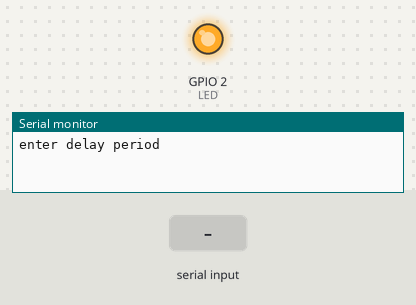
The program below on a simulated ESP32. On the bench: output pins drawn as LEDs (lit = HIGH), the last lines printed to the serial monitor. Dashed ring = blinking. The inputs (shaded band) are chosen by the test bench.

Above: at 1.2 s.
1.3 s: "5\n" received over Serial
At 2.2 s:
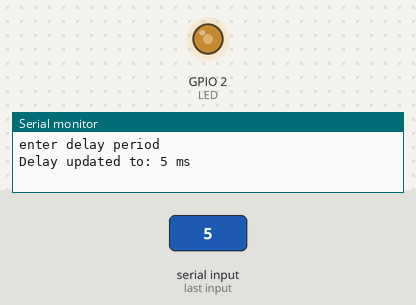
3.0 s: "90,45\n" received over Serial
At 3.31 s:
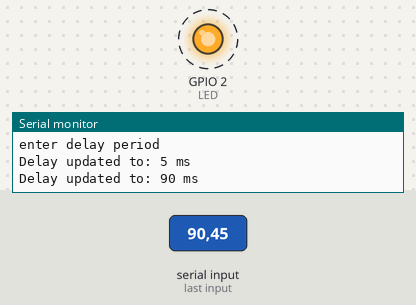
Timing chart, 0 to 12.0 s (numbered marks = the images above; inputs shaded):
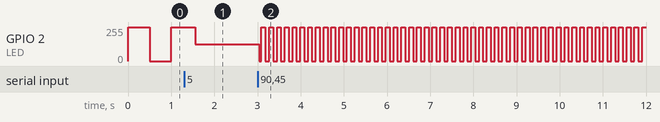

Measured:
- after the input at 3.0 s, GPIO 2 (LED): alternates 255/255 for 0.09 s and 0/255 for 0.09 s, starting at once

The program:

main.cpp
```cpp
#include <Arduino.h>

#if CONFIG_FREERTOS_UNICPRE
 static const BaseType_t app_cpu = 0;
 #else
 static const BaseType_t app_cpu = 0;
#endif


static const uint8_t LED = 2;
int led_delay = 500;

static TaskHandle_t task1 = NULL;
static TaskHandle_t task2 = NULL;

void blinkTask(void *parameter){
  while(1){
  digitalWrite(LED,HIGH);
  vTaskDelay(led_delay/portTICK_PERIOD_MS);
  digitalWrite(LED, LOW);
  vTaskDelay(led_delay/portTICK_PERIOD_MS);
  }
}

void takeInput(void *paramter){
  while(1){
  if(Serial.available()> 0){
    int new_delay = Serial.parseInt();
    Serial.readStringUntil('\n');
    if(new_delay >0){
      led_delay = new_delay;
       Serial.printf("Delay updated to: %d ms\n", led_delay);
      } else {
        Serial.println("Invalid input received. Please enter a positive number.");
      }

    }
  }
}
void setup() {
  Serial.begin(115200);
  pinMode(LED,OUTPUT);
  Serial.println("enter delay period");
   xTaskCreatePinnedToCore(
    blinkTask,
    "blink task",
    2048,
    NULL,
    1,
    &task1,
    app_cpu
   );

   xTaskCreatePinnedToCore(
    takeInput,
    "input task",
    2048,
    NULL,
    2,
    &task2,
    app_cpu
   );
}

void loop() {
  // put your main code here, to run repeatedly:
}
```
